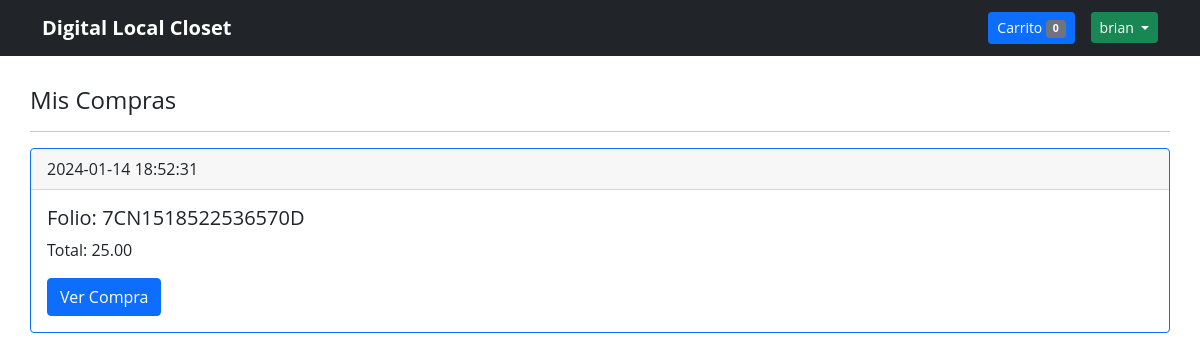
/Code/compras.php (signed in), run on the app's committed database.
### tables this page shows
CREATE TABLE `compra` (
  `id` int(11) NOT NULL,
  `id_transaccion` varchar(20) NOT NULL,
  `fecha` datetime NOT NULL,
  `status` varchar(20) NOT NULL,
  `email` varchar(50) NOT NULL,
  `id_cliente` varchar(20) NOT NULL,
  `total` decimal(10,2) NOT NULL
);

### Code/clases/clienteFunciones.php (called while the page is built, shortened)
<?php
    function generarToken(){
        return md5(uniqid(mt_rand(),false));
    }
?>

### Code/compras.php (the view, shortened to what this page needs)
<?php
require 'clases/clienteFunciones.php';
$db = new Database();
$con = $db->conectar();
$token = generarToken();
$id_Cliente = $_SESSION['user_cliente'];
$sql = $con -> prepare("SELECT id_transaccion,fecha,status,total FROM compra WHERE
id_cliente = ? ORDER BY DATE(fecha) DESC");
$sql -> execute([$id_Cliente]);
?>
<!DOCTYPE html>
<html lang="en">
<head>
    <link href="https://cdn.jsdelivr.net/npm/bootstrap@5.1.3/dist/css/bootstrap.min.css" rel="stylesheet">
    <link rel="stylesheet" href="css/estilos.css">
</head>
<body>
<?php include 'menu.php'; ?>
    <main >
           <div class = "container">
                <h4> Mis Compras</h4>
                <hr>
                <?php while($row = $sql -> fetch(PDO::FETCH_ASSOC)){ ?>
                <div class="card mb-3 border-primary">
                    <div class="card-header">
                        <?php echo $row['fecha']; ?>
                    </div>
                    <div class="card-body">
                        <h5 class="card-title">Folio: <?php echo $row['id_transaccion']; ?></h5>
                        <p class="card-text">Total: <?php echo $row['total']; ?> </p>
                        <a href="compra_detalle.php?orden=<?php echo $row['id_transaccion']; ?>&token=<?php echo $token; ?>" class="btn btn-primary">Ver Compra</a>
                    </div>
                </div>
                <?php } ?>
           </div>
    </main>
</body>
</html>

### Code/css/estilos.css (style rules this page uses)
main> .container { padding: 30px 0; }
* { margin: 0; padding: 0; box-sizing: border-box; font-family: 'Open Sans', sans-serif; }

### data on the page
compra: fecha "2024-01-14 18:52:31", id_transaccion "7CN1518522536570D", total "25.00"

### other printed values
$num_cart "0"
$_SESSION['user_name'] "brian"
